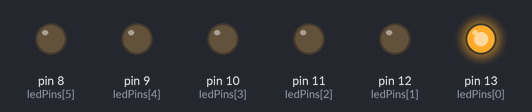
The sketch below on a simulated Arduino Uno, built with avr-gcc and run on an emulated ATmega328P. Parts: output pins drawn as LEDs (lit = HIGH).

Above: at 0.2 s.
At 1.7 s:
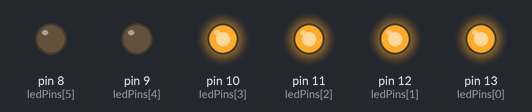
At 2.2 s:
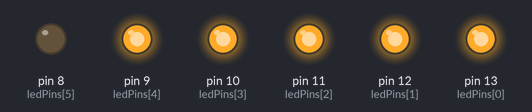
At 3.0 s:
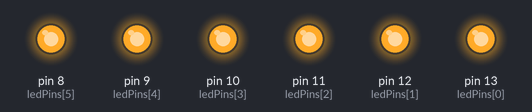
At 5.2 s:
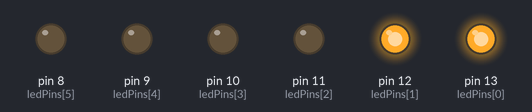
At 7.7 s:
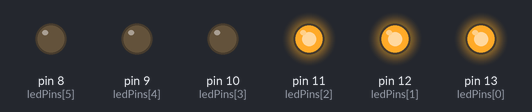
Timing chart, 0 to 8.5 s (numbered marks = the images above):
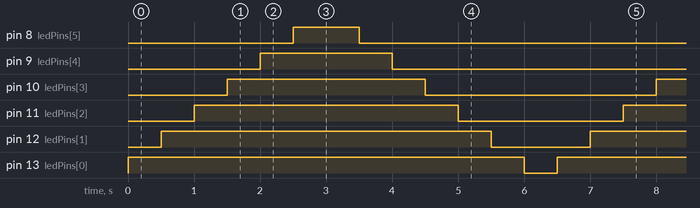

The sketch:

sketch_nov10a.ino
```cpp
#define numLed 6
int ledPins[numLed] = {13, 12, 11, 10, 9, 8};

void setup() {
  for (int i = 0; i < numLed; i++) {
    pinMode(ledPins[i], OUTPUT);
  }
}

void loop() {
  for (int i = 0; i < numLed; i++) {
    int pin = ledPins[i];
      digitalWrite(pin, HIGH);

      delay(500);
  }

  for (int i = numLed; i >= 0; i--) {


      digitalWrite(ledPins[i], LOW);
delay(500);
    }
  }
```

Measured:
- by itself, pin 8 (ledPins[5]): alternates HIGH for 1.0 s and LOW for 5.5 s
- by itself, pin 9 (ledPins[4]): alternates HIGH for 2.0 s and LOW for 4.5 s
- by itself, pin 10 (ledPins[3]): alternates HIGH for 3.0 s and LOW for 3.5 s
- by itself, pin 11 (ledPins[2]): alternates HIGH for 4.0 s and LOW for 2.5 s
- by itself, pin 12 (ledPins[1]): alternates HIGH for 5.0 s and LOW for 1.5 s
- by itself, pin 13 (ledPins[0]): alternates HIGH for 6.0 s and LOW for 0.50 s
